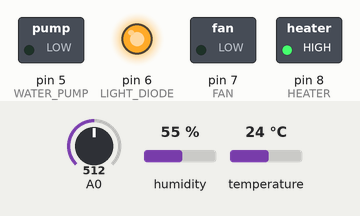
Recording of a sketch running on a simulated Arduino Uno, built with avr-gcc and run on an emulated ATmega328P. Parts: switched loads named in the sketch (green lamp = pin HIGH), output pins drawn as LEDs (lit = HIGH). The test bench sets the inputs (shaded band); at power-on: humidity 55 %, A0 = 512, temperature 24 °C.

Above: at 1.8 s.
1.9 s: humidity set to 52 %
4.2 s: humidity set to 49 %
At 5.9 s:
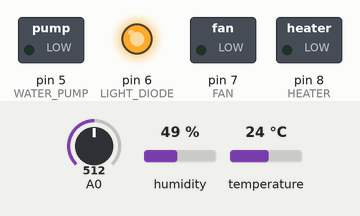
6.5 s: humidity set to 31 %
8.2 s: humidity set to 28 %
At 9.7 s:
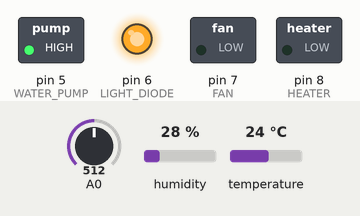
10.5 s: humidity set to 40 %
At 11.6 s:
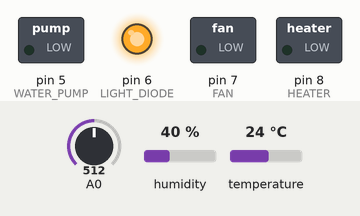
12.5 s: humidity set to 22 %
At 13.6 s:
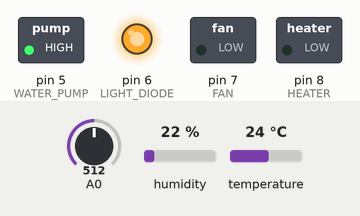
Timing chart, 0 to 15.5 s (numbered marks = the images above; inputs shaded):
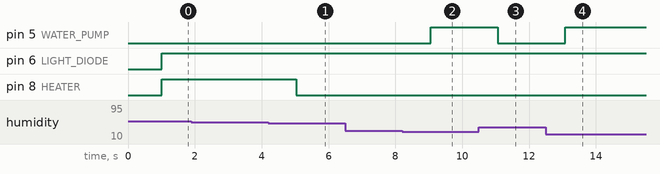

Measured:
- the behaviour switches between 51 and 50 % on humidity (found by bisection; images 0 and 1)
- the behaviour switches between 30 and 29 % on humidity (found by bisection; images 1 and 2)
- after the input at 1.9 s, every drawn part: stays the same
- after the input at 4.2 s, pin 8 (HEATER): HIGH → LOW after 0.83 s
- after the input at 6.5 s, every drawn part: stays the same
- after the input at 8.2 s, pin 5 (WATER_PUMP): LOW → HIGH after 0.86 s
- after the input at 10.5 s, pin 5 (WATER_PUMP): HIGH → LOW after 0.57 s
- after the input at 12.5 s, pin 5 (WATER_PUMP): LOW → HIGH after 0.58 s

The sketch:

teplitsa1.1.ino
```cpp
#include <DHT.h>

#define TIME_NIGHT 86400            // ночь = [16*60*60, 24*60*60]
#define TIME_DAY 57600              // день = [0,16*60*60]
#define F_TIME_COOLER 7200          // время автономного включения куллера
#define S_TIME_COOLER 21600         // время автономного включения куллера
#define INTERVAL_TIME_COOLER 3600   // интервал в котором включается куллер

#define DHTPIN 2                    // контакт подключения датчика температуры
#define RELAY 4                     // контакт реле
#define WATER_PUMP 5                // помпа
#define LIGHT_DIODE 6               // лента
#define FAN 7                       // вентилятор
#define HEATER 8                    // обогреватель

#define DHTTYPE DHT21               // DHT 21  (AM2301)

int TIME_SECONDS = 0;               // день = [0,16*60*60] ночь = [16*60*60, 24*60*60] секунд
int STATE_DAY = 0;

// объявляем объекты с параметрами
DHT DHT_F(DHTPIN, DHTTYPE);
DHT DHT_S(DHTPIN, DHTTYPE);

struct Status {
  bool status_vent;
  bool status_air_humidity;
  bool status_dirt_humidity;
  bool status_heat;
  bool status_light;
} STATUS = {false, false, false, false, false};

struct Climate {
  int min_dirt_humidity;
  int max_dirt_humidity;
  int min_air_humidity;
  int max_air_humidity;
  int min_air_temp;
  int max_air_temp;
  int min_light;
  int max_light;
} CLIMATE = {30, 50, 40, 50, 15, 24, 5000, 12000};

enum TimeOfDay {
  DAY,
  NIGHT
};

// полив
void irrigate() {
  digitalWrite(WATER_PUMP, STATUS.status_dirt_humidity && STATUS.status_air_humidity);
}

// обогреватель
void heater() {
  digitalWrite(HEATER, STATUS.status_heat);
}

// обдув
void fan() {
  digitalWrite(FAN, STATUS.status_vent && STATUS.status_air_humidity && STATUS.status_heat);
}

// освещение
void light() {
  digitalWrite(LIGHT_DIODE, STATUS.status_light);
}

// реализация таймера
void timer() {
  TIME_SECONDS++;
  STATE_DAY = TIME_SECONDS > TIME_DAY ? 1 : 0;
  if (TIME_SECONDS >= TIME_NIGHT) TIME_SECONDS = 0;
  delay(1000);
}

// включение вентиляции два раза в день на 1 час
void periodic_ventilation() {
  if ((F_TIME_COOLER < TIME_SECONDS && TIME_SECONDS < (F_TIME_COOLER + INTERVAL_TIME_COOLER)) ||
      (S_TIME_COOLER < TIME_SECONDS && TIME_SECONDS < (S_TIME_COOLER + INTERVAL_TIME_COOLER))) {
    STATUS.status_vent = true;
  } else {
    STATUS.status_vent = false;
  }
}

void control_temperature() {
  // считываем температуру в цельсиях
  float t_f = DHT_F.readTemperature();
  float t_s = DHT_S.readTemperature();

  STATUS.status_heat = (t_f < CLIMATE.min_air_temp && t_s < CLIMATE.min_air_temp);
  STATUS.status_vent = (t_f > CLIMATE.max_air_temp || t_s > CLIMATE.max_air_temp);
}

void control_dirt_humidity() {
  // считываем влажность
  float h_s = DHT_S.readHumidity();
  STATUS.status_dirt_humidity = (h_s < CLIMATE.min_dirt_humidity);
  STATUS.status_heat = (h_s > CLIMATE.max_dirt_humidity);
}

void control_air_humidity() {
  // считываем влажность
  float h_f = DHT_F.readHumidity();
  float h_s = DHT_S.readHumidity();

  STATUS.status_air_humidity = (h_f < CLIMATE.min_air_humidity && h_s < CLIMATE.min_air_humidity);
  STATUS.status_vent = (h_f > CLIMATE.max_air_humidity || h_s > CLIMATE.max_air_humidity);
}

void control_light() {
  // считываем освещение
  int l = analogRead(A0);
  STATUS.status_light = (STATE_DAY == TimeOfDay::DAY && l < CLIMATE.min_light);
}

void setup() {
  Serial.begin(9600);
  DHT_F.begin();                   // запускаем датчик
  DHT_S.begin();                   // запускаем датчик
  pinMode(WATER_PUMP, OUTPUT);
  pinMode(LIGHT_DIODE, OUTPUT);
  pinMode(FAN, OUTPUT);
  pinMode(HEATER, OUTPUT);
}

void loop() {
  timer();

  periodic_ventilation();
  control_temperature();
  control_dirt_humidity();
  control_air_humidity();
  control_light();

  irrigate();
  fan();
  heater();
  light();
}
```
